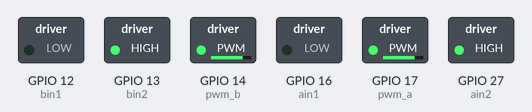
The sketch below on a simulated ESP32. Parts: switched loads named in the sketch (green lamp = pin HIGH).

Above: at 0.1 s.
Timing chart, 0 to 1.6 s (numbered marks = the images above):
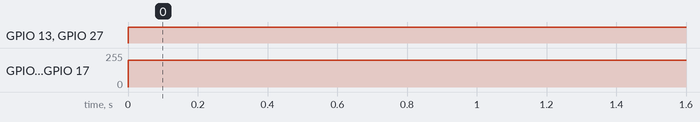

The sketch:

prueba_motores.ino
```cpp
void setup() {
}

void loop() {
  motor(-200,-200);
  delay(500);
}
```

motor.ino
```cpp
//Esta funcion es valida para la Esp32
#include <analogWrite.h>
/*  Función de motor  */
/*  Pines motor 1 (derecho)*/
#define ain1  16
#define ain2  27
#define pwm_a  17

/*  Pines motor 2 (izquierdo)*/
#define bin1  12
#define bin2  13
#define pwm_b  14

#define resolucion 1023
void motor(int Velocidad_motor_izq, int Velocidad_motor_der)
{
  /*
   * Función de motor motor(M1, M2).
   * Mueve los motores con velocidad M1 y M2 con un valor entero entre 0 y 1024
   * En caso de introducir un número negativo, el motor se mueve en sentido inverso.
  */

  pinMode(ain1, OUTPUT);
  pinMode(ain2, OUTPUT);

  pinMode(bin1, OUTPUT);
  pinMode(bin2, OUTPUT);

  analogWriteFrequency(500);

  if (Velocidad_motor_der > 0)
  {
    digitalWrite(ain1, HIGH);
    digitalWrite(ain2, LOW);
    analogWrite(pwm_a, Velocidad_motor_der);
  }

  else if (Velocidad_motor_der < 0)
  {
    digitalWrite(ain1, LOW);
    digitalWrite(ain2, HIGH);
    analogWrite(pwm_a, -Velocidad_motor_der);
  }

  else
  {
    digitalWrite(ain1, LOW);
    digitalWrite(ain2, LOW);
    analogWrite(pwm_a, Velocidad_motor_der);
  }

  if (Velocidad_motor_izq > 0)
  {
    digitalWrite(bin1, HIGH);
    digitalWrite(bin2, LOW);
    analogWrite(pwm_b, Velocidad_motor_izq);
  }

  else if (Velocidad_motor_izq < 0)
  {
    digitalWrite(bin1, LOW);
    digitalWrite(bin2, HIGH);
    analogWrite(pwm_b, -Velocidad_motor_izq);
  }

  else
  {
    digitalWrite(bin1, LOW);
    digitalWrite(bin2, LOW);
    analogWrite(pwm_b, Velocidad_motor_izq);
  }
}
```

Measured:
- by itself, GPIO 13 (bin2), GPIO 27 (ain2): LOW → HIGH at 0.00 s
- by itself, GPIO 14 (pwm_b), GPIO 17 (pwm_a): 0/255 → 200/255 at 0.00 s
